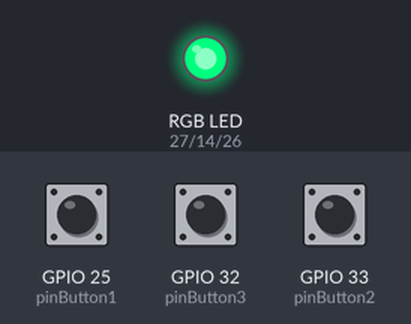
Bench run of a program on a simulated ESP32. On the bench: an RGB LED mixed from three pins (HIGH = lit). Inputs (shaded band) come from the test bench; at power-on: GPIO 25 (pinButton1) HIGH, GPIO 32 (pinButton3) HIGH, GPIO 33 (pinButton2) HIGH. What the program prints to the serial monitor is not drawn.

Above: at 4.0 s.
4.1 s: GPIO 25 (pinButton1) pulled LOW for 1 s
At 5.5 s:
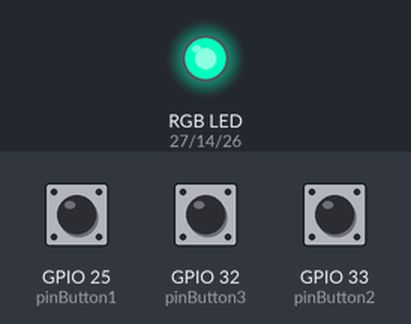
6.6 s: GPIO 25 (pinButton1) pulled LOW for 0.15 s
At 7.0 s:
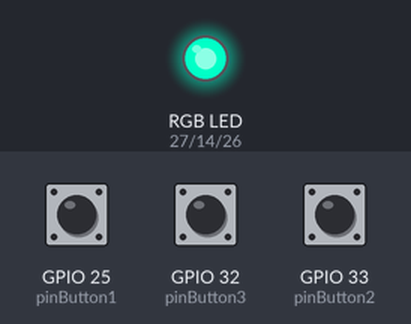
8.2 s: GPIO 32 (pinButton3) pulled LOW for 0.15 s
At 8.8 s:
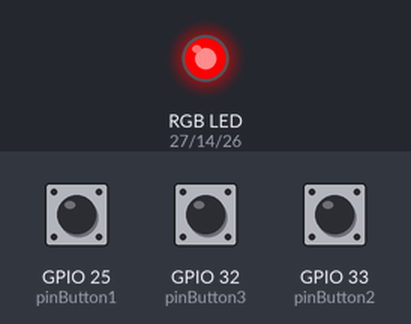
9.8 s: GPIO 32 (pinButton3) pulled LOW for 1 s
At 11.2 s:
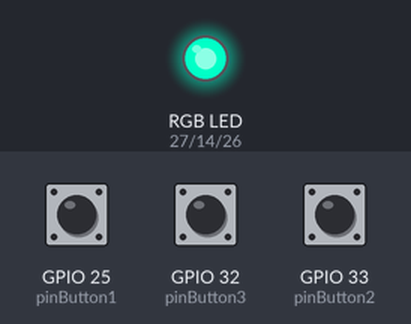
12.3 s: GPIO 33 (pinButton2) pulled LOW for 3.2 s
At 16.2 s:
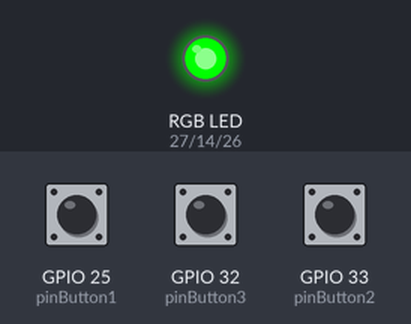
17.0 s: GPIO 32 (pinButton3) pulled LOW for 3.2 s
At 18.3 s:
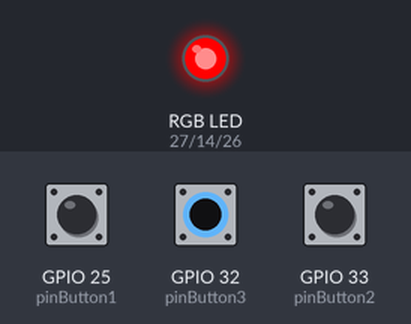
Timing chart, 0 to 20.0 s (numbered marks = the images above; inputs shaded):
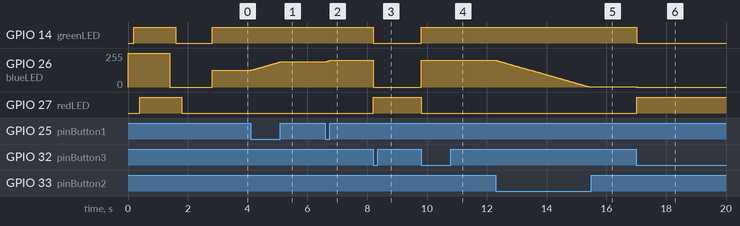

Measured:
- after the input at 4.1 s, GPIO 26 (blueLED): moves from 127/255 to 190/255 over 0.98 s, starting at once
- after the input at 6.6 s, GPIO 26 (blueLED): moves from 190/255 to 199/255 over 0.12 s, starting at once
- after the input at 8.2 s, GPIO 14 (greenLED): HIGH → LOW at once; GPIO 26 (blueLED): 199/255 → 0/255 at once; GPIO 27 (redLED): LOW → HIGH at once
- after the input at 9.8 s, GPIO 14 (greenLED): LOW → HIGH at once; GPIO 26 (blueLED): 0/255 → 199/255 at once; GPIO 27 (redLED): HIGH → LOW at once
- after the input at 12.3 s, GPIO 26 (blueLED): moves from 199/255 to 1/255 over 3.1 s, starting at once
- after the input at 17.0 s, GPIO 14 (greenLED): HIGH → LOW at once; GPIO 26 (blueLED): 1/255 → 0/255 at once; GPIO 27 (redLED): LOW → HIGH at once

The program:

main.cpp
```cpp
#include <Arduino.h>

// Pins
int blueLED = 26;
int greenLED = 14;
int redLED = 27;
int pinButton1 = 25;
int pinButton2 = 33;
int pinButton3 = 32;

//Read button
int button1_read ; // increase intensity
int button2_read ; // decrease intensity
int button3_read ;
int button3_old ; // Toggle switch


//Command for pwm
int freq = 5000 ;
int resolution = 8 ;
int ledChannel = 0 ;

//define the duty-cycle
int dutyCycle = 127 ;

int state = 0 ; // LED Off in the begin

void setup() {

  //Setup Serial
  Serial.begin(921600);
  Serial.println("Initializing SetUp");

  //Setup Red and green LED
  pinMode(greenLED,OUTPUT);
  pinMode(redLED,OUTPUT);

  //Setup PWM Led (Blue LED)
  ledcSetup(ledChannel,freq,resolution);
  ledcAttachPin(blueLED,ledChannel);

  //Setup Button PIN
  pinMode(pinButton1,INPUT);
  pinMode(pinButton2,INPUT);
  pinMode(pinButton3,INPUT);

  ledcWrite(ledChannel,255);
  delay(200);
  digitalWrite(greenLED,HIGH);
  delay(200);
  digitalWrite(redLED,HIGH);
  delay(1000);

  ledcWrite(ledChannel,0);
  delay(200);
  digitalWrite(greenLED,LOW);
  delay(200);
  digitalWrite(redLED,LOW);
  delay(1000);

}

void loop() {

  delay(15);
  button3_read = !digitalRead(pinButton3) ;
  button1_read = !digitalRead(pinButton1) ; // 1 if pressed
  button2_read = !digitalRead(pinButton2) ;

  Serial.print("Button 1 read : "); Serial.print(button1_read);
  Serial.print(" / Button 2 read : "); Serial.print(button2_read);
  Serial.print(" / Button 3 read : "); Serial.println(button3_read);


  if(button3_read == 1 && button3_old == 0){ //Enter the if statement if we have 1 and 0
    state = !state ;
  }

  button3_old = button3_read;

  if(state){

    Serial.println("Blue LED OFF ! ");
    ledcWrite(ledChannel,0);
    digitalWrite(redLED,HIGH);
    digitalWrite(greenLED,LOW);

  }
  else{

    Serial.println("Blue LED ON ! ");
    digitalWrite(redLED,LOW);
    digitalWrite(greenLED,HIGH);
    ledcWrite(ledChannel,dutyCycle);

    if(button1_read && dutyCycle <255){
      dutyCycle++;
    }

    if(button2_read && dutyCycle > 1){
      dutyCycle-- ;
    }

    Serial.print(" Duty Cycle : "); Serial.println(dutyCycle) ;
  }
}
```
